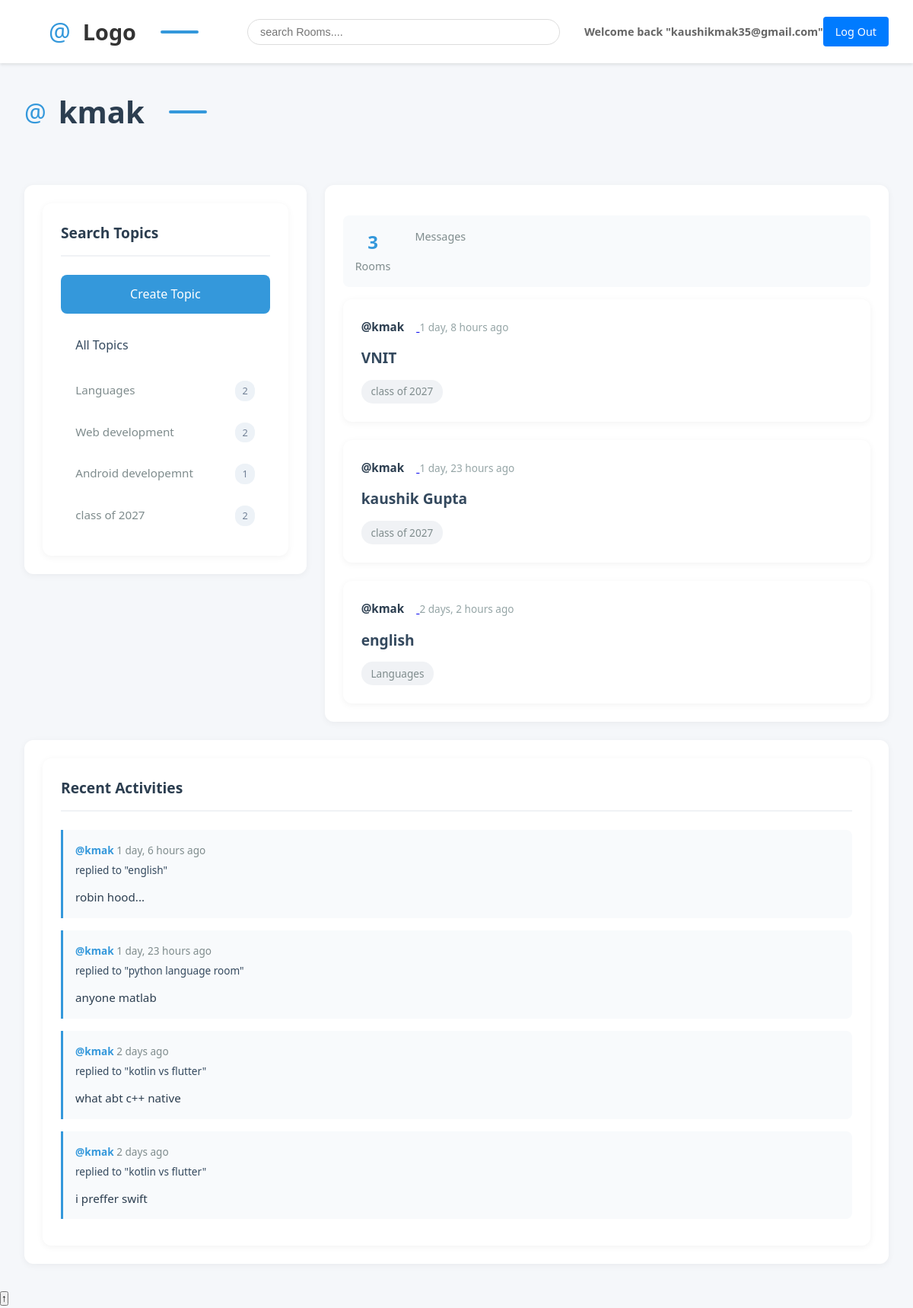
Page /profilepage/4/ (signed in) on the committed database.
### base/models.py (models this page shows, shortened)
class Topic(models.Model):
    name = models.CharField(max_length=200)

class Room(models.Model):
    host = models.ForeignKey(User, on_delete=models.SET_NULL, null=True)
    topic = models.ForeignKey(Topic, on_delete=models.SET_NULL, null=True)
    name = models.CharField(max_length=200)
    description = models.TextField(null=True, blank=True)
    participants = models.ManyToManyField(User, related_name='participants', blank=True)
    updated = models.DateTimeField(auto_now=True)
    created = models.DateTimeField(auto_now_add=True)
    def __str__(self):
        return str(self.name)
    class Meta:
        ordering = ['-updated','-created']

class Message(models.Model):
    user = models.ForeignKey(User, on_delete=models.CASCADE)
    room = models.ForeignKey(Room, on_delete=models.CASCADE)
    body = models.TextField()
    updated = models.DateTimeField(auto_now=True)
    created = models.DateTimeField(auto_now_add=True)
    class Meta:
        ordering = ['-updated','-created']
    def __str__(self):
        return self.body[0:50]

### base/views.py (the view)
# urls.py: path('profilepage/<str:pagekey>/', views.profilePage, name='user-profile'),
def profilePage(request, pagekey):
    usr = User.objects.get(id=pagekey)
    rooms = usr.room_set.all()
    room_messages = usr.message_set.all()
    topic = Topic.objects.all()
    context = {'user': usr, 'rooms':rooms, 'room_messages': room_messages, 'topic': topic}
    return render(request, 'base/profile.html', context)

### base/templates/base/profile.html (shortened to what this page needs)
{% extends 'main.html' %} {% block content %}
<h1>{{user.username}}</h1>
<div class="profile-page">
  <div class="topic-sidebar">{% include 'base/topic_widget.html' %}</div>
  <div class="main-content">
    <div class="profile-stats">
      <div class="stat-item">
        <div class="stat-number">{{rooms.count}}</div>
        <div class="stat-label">Rooms</div>
      </div>
      <div class="stat-item">
        <div class="stat-label">Messages</div>
      </div>
    </div>
    {% include 'base/feed_widget.html' %}
  </div>
  <div class="activity-sidebar">{% include 'base/activity_widget.html' %}</div>
</div>
{% endblock content %}

### templates/nav.html
<div class="navbar-container">
    <a href="/">
        <h1>Logo</h1>
    </a>
    <form method="get" action="{% url 'home' %}">
        <input type="text" name="q" placeholder="search Rooms....">
    </form>
    {% if request.user.is_authenticated %}
        <h5>Welcome back "{{request.user.username}}"</h5>
        <a href="{% url 'logout' %}">Log Out</a>
    {% else %}
        <a href="{% url 'login' %}">Login</a>
    {% endif %}
</div>

### base/templates/base/topic_widget.html
<div class="topic-widget-container">
    <h3>Search Topics</h3>
    <a href="{% url 'create-topic' %}" class="create-topic">
        <p>Create Topic</p>
    </a>
    <a href="{% url 'home' %}" class="all-topics">All Topics</a>
    {% for i in topic %}
        <div data-count="{{ i.room_set.count }}">
            <a href="{% url 'home' %}?q={{i.name}}"
               {% if request.GET.q == i.name %}class="active"{% endif %}>
                {{i.name}}
            </a>
        </div>
    {% endfor %}
</div>

### base/templates/base/feed_widget.html (shortened to what this page needs)
<div class="feed-container">
  {% for i in rooms %}
  <div data-room-id="{{ i.id }}">
    <a href="{% url 'user-profile' i.host.id %}" class="user-link">
      <span>@{{ i.host.username }}</span>
    </a>
    <time datetime="{{ i.created|date:'c' }}">{{i.created|timesince}} ago</time>
    <h5><a href="{% url 'room' i.id %}">{{i.name}}</a></h5>
    <small class="topic-tag">{{i.topic.name}}</small>
  </div>
  {% endfor %}
</div>

### base/templates/base/activity_widget.html (shortened to what this page needs)
<div class="activity-feed-container">
    <h3>Recent Activities</h3>
    {% for msg in room_messages %}
    <div class="activity-item" data-message-id="{{ msg.id }}">
        <div class="activity-header">
            <small>
                <a href="{% url 'user-profile' msg.user.id %}">
                    @{{msg.user}}
                </a>
                <span class="timestamp">{{msg.created|timesince}} ago</span>
            </small>
            <small>replied to "{{msg.room}}"</small>
        </div>
        <p>{{msg}}</p>
    </div>
    {% endfor %}
</div>

### rows in the picture
Topic: name "Languages"
Topic: name "Web development"
Topic: name "Android developemnt"
Topic: name "class of 2027"
Room: host.username "kmak", created "1 day, 8 hours", name "VNIT", topic.name "class of 2027"
Room: host.username "kmak", created "1 day, 23 hours", name "kaushik Gupta", topic.name "class of 2027"
Room: host.username "kmak", created "2 days, 2 hours", name "english", topic.name "Languages"
Message: user "kmak", created "1 day, 6 hours", room "english", body "robin hood..."
Message: user "kmak", created "1 day, 23 hours", room "python language room", body "anyone matlab"
Message: user "kmak", created "2 days", room "kotlin vs flutter", body "what abt c++ native"
Message: user "kmak", created "2 days", room "kotlin vs flutter", body "i preffer swift"

### other values in the picture
{{ request.user.username }} "kaushikmak35@gmail.com"
{{ user.username }} "kmak"
{{ rooms.count }} "3"
